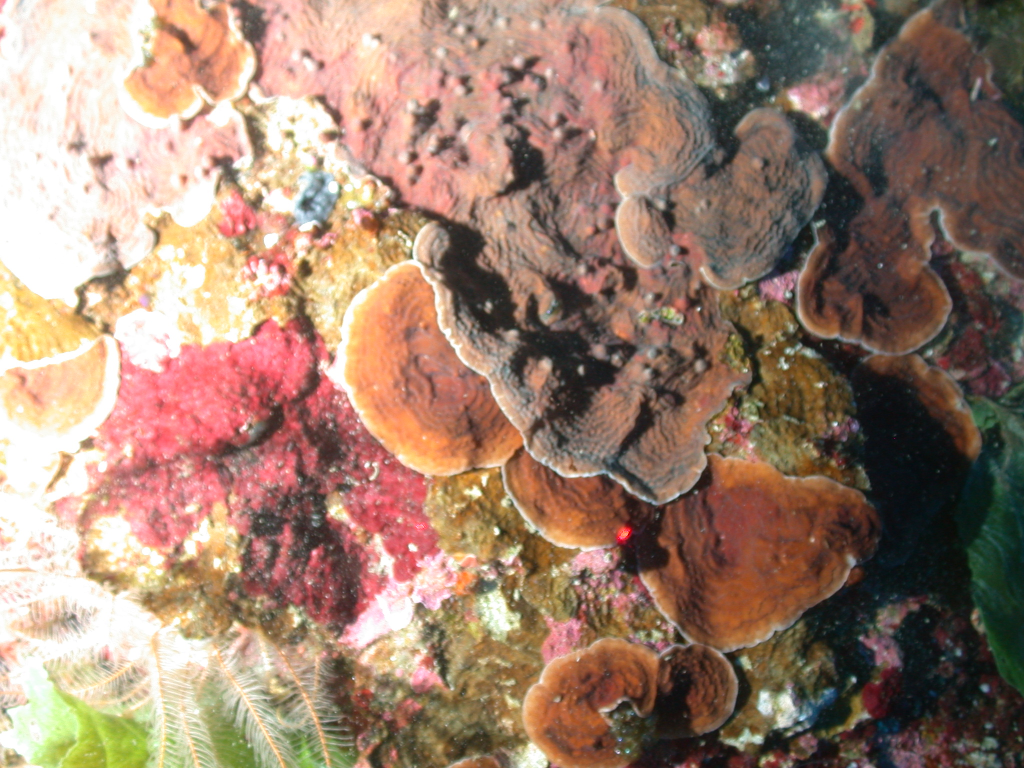
#> input picture stage1- preprocessing data/201208172_T-12-58-58_Dive_01_041.jpg, 2048 x 1536 px, found by its file name (shown at 1/2 size)
$ python color_space.py
#> lines starting #> are read from the running program, lines starting #| are printed output that depends on the picture
# -*- coding: utf-8 -*-
"""
Created on Mon Jun 25 14:15:23 2018

@author: Xi Yu
"""

from skimage import color
from skimage import data
from matplotlib import pyplot as plt
from skimage.io import imread
from PIL import Image
import cv2
import numpy as np
#%%
def rgb2ycbcr(im_rgb):
 im_rgb = im_rgb.astype(np.float32)
 im_ycrcb = cv2.cvtColor(im_rgb, cv2.COLOR_RGB2YCR_CB)
 im_ycbcr = im_ycrcb[:,:,(0,2,1)].astype(np.float32)
 im_ycbcr[:,:,0] = (im_ycbcr[:,:,0]*(235-16)+16)/255.0 #to [16/255, 235/255]
 im_ycbcr[:,:,1:] = (im_ycbcr[:,:,1:]*(240-16)+16)/255.0 #to [16/255, 240/255]
 return im_ycbcr
#%%
path_img = "./201208172_T-12-58-58_Dive_01_041.jpg"
img = imread(path_img)
#> img is the input picture: shape (1536, 2048, 3); mean R, G, B 157.3, 129.4, 112.1
img = img/255
img_hsv = color.rgb2hsv(img)
#> img_hsv: shape (1536, 2048, 3) float64; mean of channels 0, 1, 2 0.204, 0.324, 0.625
img_lab = color.rgb2lab(img)
#> img_lab: shape (1536, 2048, 3) float64; mean of channels 0, 1, 2 55.3, 8.5, 13.7
img_hed = color.rgb2hed(img)
#> img_hed: shape (1536, 2048, 3) float64; mean of channels 0, 1, 2 0.0499, 0.00282, 0.0811
img_rgbcie = color.rgb2rgbcie(img)
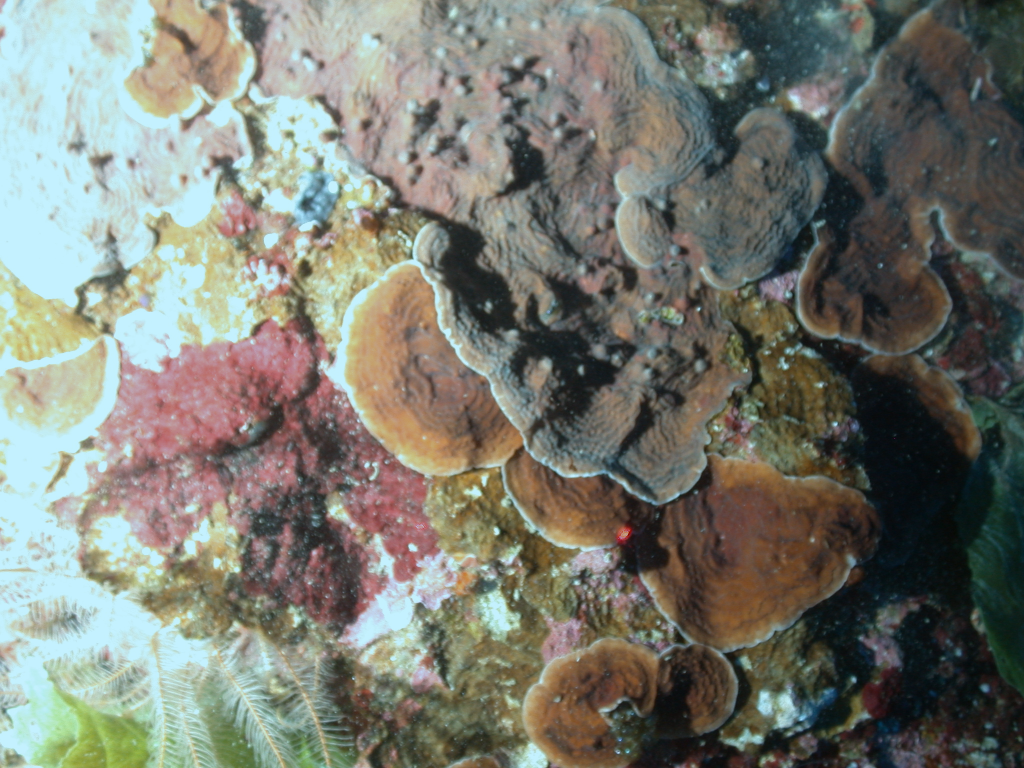
#> img_rgbcie: shape (1536, 2048, 3) float64 (shown at 1/2 size); mean R, G, B 0.0915, 0.0935, 0.0867; drawn with min black and max white
img_xyz = color.rgb2xyz(img)
#> img_xyz: shape (1536, 2048, 3) float64; mean of channels 0, 1, 2 0.343, 0.337, 0.277
img_yuv = color.rgb2yuv(img)
#> img_yuv: shape (1536, 2048, 3) float64; mean of channels 0, 1, 2 0.532, -0.0457, 0.0739
img_yiq = color.rgb2yiq(img)
#> img_yiq: shape (1536, 2048, 3) float64; mean of channels 0, 1, 2 0.532, 0.0869, 0.00194
img_ycbcr = color.rgb2ycbcr(img)
#> img_ycbcr: shape (1536, 2048, 3) float64; mean of channels 0, 1, 2 132.6, 116.3, 141.5
img1 = color.ycbcr2rgb(img_ycbcr)
#%%


#%%
fig, ax = plt.subplots(2, 4, figsize=(15,8))
ax[0, 0].imshow(img)
ax[0, 0].set_title("RGB image")
ax[0, 1].imshow(img_hsv)
ax[0, 1].set_title("HSV image")
ax[0, 2].imshow(img_lab)
ax[0, 2].set_title('LAB image')
ax[0, 3].imshow(img_hed)
ax[0, 3].set_title('HED image')
ax[1, 0].imshow(img_xyz)
ax[1, 0].set_title('XYZ image')
ax[1, 1].imshow(img_yuv)
ax[1, 1].set_title('yuv image')
ax[1, 2].imshow(img_yiq)
ax[1, 2].set_title('LCH image')
ax[1, 3].imshow(img_ycbcr)
ax[1, 3].set_title('YCBCR image')
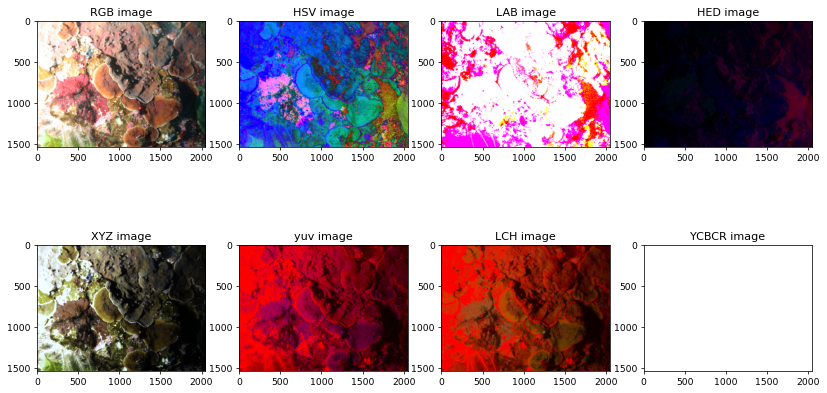
#> figure drawn by matplotlib, 8 panels
